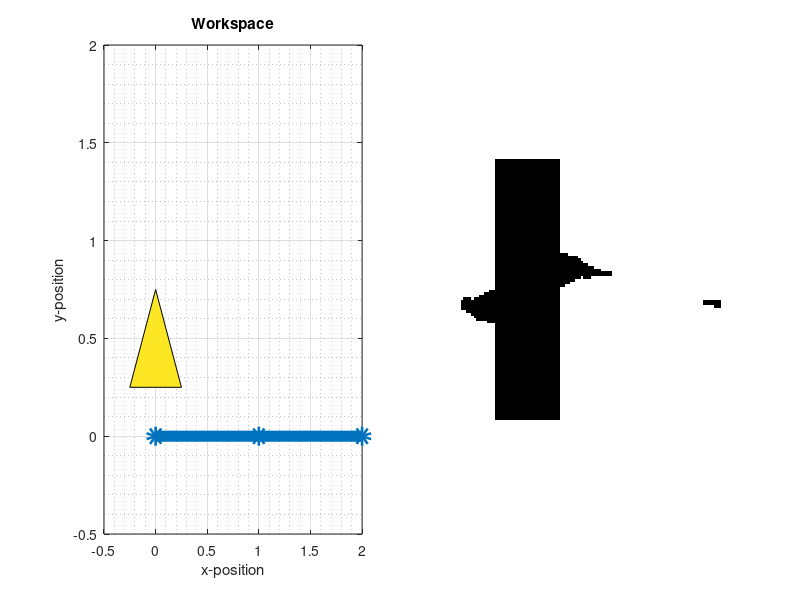

This chart was generated by the following MATLAB code: (Note: this script raises an error after producing the figure.)
%% Housekeeping
clear all
close all
clc

set(groot,'defaultTextInterpreter','tex')
%% Case (a)
% Plot 2-link robot
a1 = 1;
a2 = 1;
figure
theta1 = 0;
theta2 = 0;
xs = [0 a1*cos(theta1) (a1*cos(theta1)+ a2*cos(theta1+theta2))];
ys = [0 a1*sin(theta1) (a1*sin(theta1)+ a2*sin(theta1+theta2))];
subplot(1,2,1)
plot(xs,ys,'Linewidth',8)
hold on
scatter(xs,ys,'or','Linewidth',8)
% Plot obstacle
X = [0.25 0 -0.25];
Y = [0.25 0.75 0.25];
fill(X,Y,1)
grid on
grid minor
x0=10;
y0=10;
width=1000;
height=400;
set(gcf,'position',[x0,y0,width,height])

title('Workspace')
xlabel('x-position')
ylabel('y-position')

xlim([-0.5 2])
ylim([-0.5 2])

% Plot cspace
mat = csvread('cspace_map1.csv');
subplot(1,2,2)
%figure
imax = imshow(double(~mat),'InitialMagnification','fit');

xticklabels({'0','$\frac{\pi}{4}$','$\frac{\pi}{2}$','$\frac{3\pi}{4}$',...
       '$\pi$','$\frac{5\pi}{4}$','$\frac{3\pi}{2}$','$\frac{7\pi}{4}$','$2\pi$'})
yorder = {'0','$\frac{\pi}{4}$','$\frac{\pi}{2}$','$\frac{3\pi}{4}$',...
       '$\pi$','$\frac{5\pi}{4}$','$\frac{3\pi}{2}$','$\frac{7\pi}{4}$','$2\pi$'};
yorder = flip(yorder);
yticklabels(yorder)
set(imax.Parent,'TickLabelInterpreter','latex');
set(imax.Parent, 'XTick', linspace(0,100,9))
set(imax.Parent, 'YTick', linspace(0,100,9))
%set(imax.Parent, 'XTickLabel', linspace(0,2*pi,8))
title('C-space')
xlabel('\theta_1')
ylabel('\theta_2')
axis on;
set(groot,'defaultTextInterpreter','tex')


%% Case (b)
% Plot 2-link robot
a1 = 1;
a2 = 1;
figure
theta1 = 0;
theta2 = 0;
xs = [0 a1*cos(theta1) (a1*cos(theta1)+ a2*cos(theta1+theta2))];
ys = [0 a1*sin(theta1) (a1*sin(theta1)+ a2*sin(theta1+theta2))];
subplot(1,2,1)
plot(xs,ys,'Linewidth',8)
hold on
scatter(xs,ys,'or','Linewidth',8)

% Plot obstacle
X = [-0.25 -2; -0.25 -2; 0.25 2; 0.25 2];
Y = [1.1 -2; 2 -1.8; 2 -1.8; 1.1 -2];
fill(X,Y,1)
grid on
grid minor
set(gcf,'position',[x0,y0,width,height])
title('Workspace')
xlabel('x-position')
ylabel('y-position')

% Plot cspace
mat = csvread('cspace_map2.csv');
subplot(1,2,2)
%figure
imax = imshow(double(~mat),'InitialMagnification','fit');
xticklabels({'0','$\frac{\pi}{4}$','$\frac{\pi}{2}$','$\frac{3\pi}{4}$',...
       '$\pi$','$\frac{5\pi}{4}$','$\frac{3\pi}{2}$','$\frac{7\pi}{4}$','$2\pi$'})
yorder = {'0','$\frac{\pi}{4}$','$\frac{\pi}{2}$','$\frac{3\pi}{4}$',...
       '$\pi$','$\frac{5\pi}{4}$','$\frac{3\pi}{2}$','$\frac{7\pi}{4}$','$2\pi$'};
yorder = flip(yorder);
yticklabels(yorder)
set(imax.Parent,'TickLabelInterpreter','latex');
set(imax.Parent, 'XTick', linspace(0,100,9))
set(imax.Parent, 'YTick', linspace(0,100,9))
axis on;

title('C-space')
xlabel('\theta_1')
ylabel('\theta_2')

set(groot,'defaultTextInterpreter','tex')

%% Case (c)
% Plot 2-link robot
a1 = 1;
a2 = 1;
figure
theta1 = 0;
theta2 = 0;
xs = [0 a1*cos(theta1) (a1*cos(theta1)+ a2*cos(theta1+theta2))];
ys = [0 a1*sin(theta1) (a1*sin(theta1)+ a2*sin(theta1+theta2))];
subplot(1,2,1)
plot(xs,ys,'Linewidth',8)
hold on
scatter(xs,ys,'or','Linewidth',8)

% Plot obstacle
X = [-0.25 -2; -0.25 -2; 0.25 2; 0.25 2];
Y = [1.1 -0.5; 2 -0.3; 2 -0.3; 1.1 -0.5];
fill(X,Y,1)
grid on
grid minor
set(gcf,'position',[x0,y0,width,height])
title('Workspace')
xlabel('x-position')
ylabel('y-position')

%xlim([-0.5 2])
%ylim([-0.5 2])

% Plot cspace
mat = csvread('cspace_map3.csv');
subplot(1,2,2)
%figure
imax = imshow(double(~mat),'InitialMagnification','fit');
xticklabels({'0','$\frac{\pi}{4}$','$\frac{\pi}{2}$','$\frac{3\pi}{4}$',...
       '$\pi$','$\frac{5\pi}{4}$','$\frac{3\pi}{2}$','$\frac{7\pi}{4}$','$2\pi$'})
yorder = {'0','$\frac{\pi}{4}$','$\frac{\pi}{2}$','$\frac{3\pi}{4}$',...
       '$\pi$','$\frac{5\pi}{4}$','$\frac{3\pi}{2}$','$\frac{7\pi}{4}$','$2\pi$'};
yorder = flip(yorder);
yticklabels(yorder)
set(imax.Parent,'TickLabelInterpreter','latex');
set(imax.Parent, 'XTick', linspace(0,100,9))
set(imax.Parent, 'YTick', linspace(0,100,9))
axis on;

title('C-space')
xlabel('\theta_1')
ylabel('\theta_2')